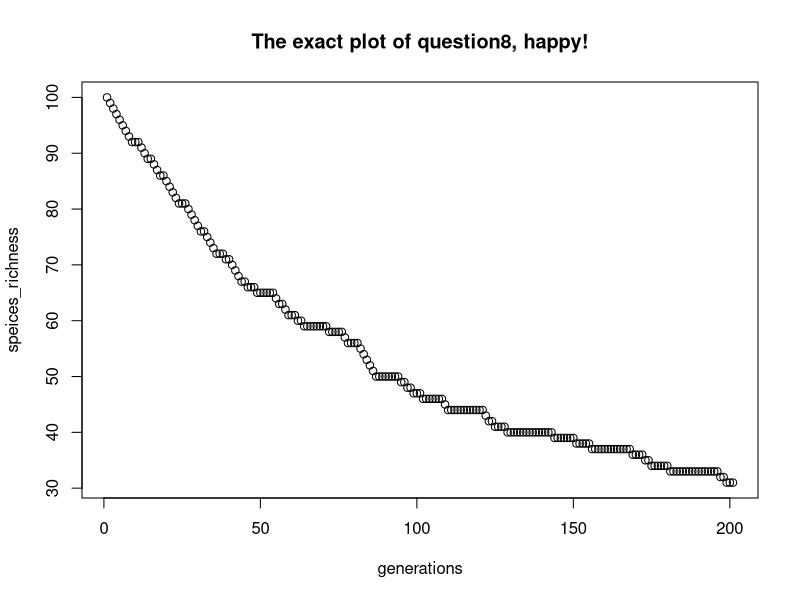

Recreate this plot in R. (Note: this script raises an error after producing the figure.)
rm(list = ls())
graphics.off()

species_richness <- function(community){
  species_richness <- length(unique(community))
  return(species_richness)
}
#1

initialise_max <- function(size){
  range <- seq(size)
  return(range)
}
#2

initialise_min <- function(size){
  minimum <- sample(1,size, replace = T)
  return(minimum)
}
#3

choose_two <- function(x){
  two <- sample(1:x, size = 2, replace = F)
  return(two)
}
#4

neutral_step <- function(community){
  die_repro = choose_two(length(community))
  community[die_repro[1]]=community[die_repro[2]]
  return(community)
}
#5

neutral_generation <- function(community){
  times = round(length(community)/2)
  for (i in times){
    community = neutral_step(community)}
    return(community)
}
#6

neutral_time_series <- function(initial, duration){
  result <- c(species_richness(initial))
  for (i in 1:duration){
    initial = neutral_generation(initial)
    result = c(result,species_richness(initial))
    }
    return(result)
}
#7

plot(x=1:201, y = neutral_time_series(initialise_max(100), 200), type = "p", xlab = "generations" , ylab = "speices_richness", main = "The exact plot of question8, happy!")

#8

neutral_step_speciation <- function(community){
  new_community = initialise_max(length(community)) + 1
  community[1]=new_community[-1]
  return(community)

  
x <- runif(min = 0, max =1)
if (x <0.2){
  community = neutral_step_speciation(community)
} else{
  community = neutral_step(community)

  return(community)
}
}
#9

neutral_generation_speciation <- function(community,v){
  times = round(length(community)/2)
  for (i in 1:times){
    community = neutral_step_specitation(community)
  return(community)}
}
#10

neutral_time_series_speciation <- function(community,v,duration){
  community = initialise_max(initial)
  times = duration
  for (i in times)
    community = neutral_generation_speciation(community,v)
  richness =  length(unique(community))
  return(richness)
}
#11

question_12 <- function(){
  
  
}
#12

species_abundance <-function(community){
  species_abundance <- sort(as.numeric(table(community)), decreasing = T)
  return(species_abundance)
}
#13

octaves <- function(community){
  
result <- tabulate(as.integer(floor(log2(community))) + 1)  
return(result)
}
#14

if (length(x) > length(y)){
  a = x
  x = y
  y = a
}
sum_vect <- function(x,y){
  if(length(x) != length(y)){
    gap = length(y)-length(x)
    for (i in gap){
    x = append(x,0)}
    result = sum(x+y)
  } else {
  result = sum(x+y)
  }
}
#15











  
  